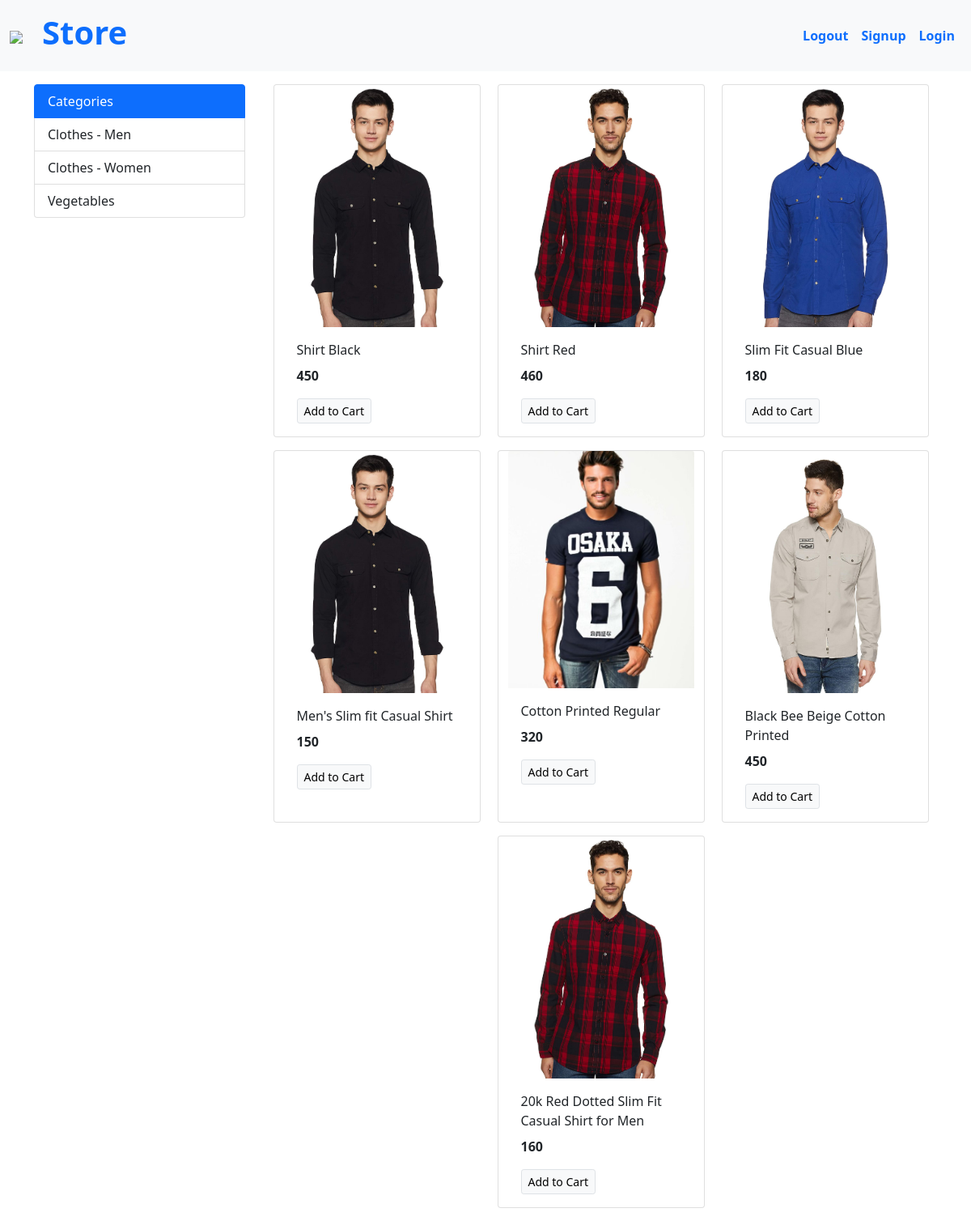
The app's page /?category=1, older data.
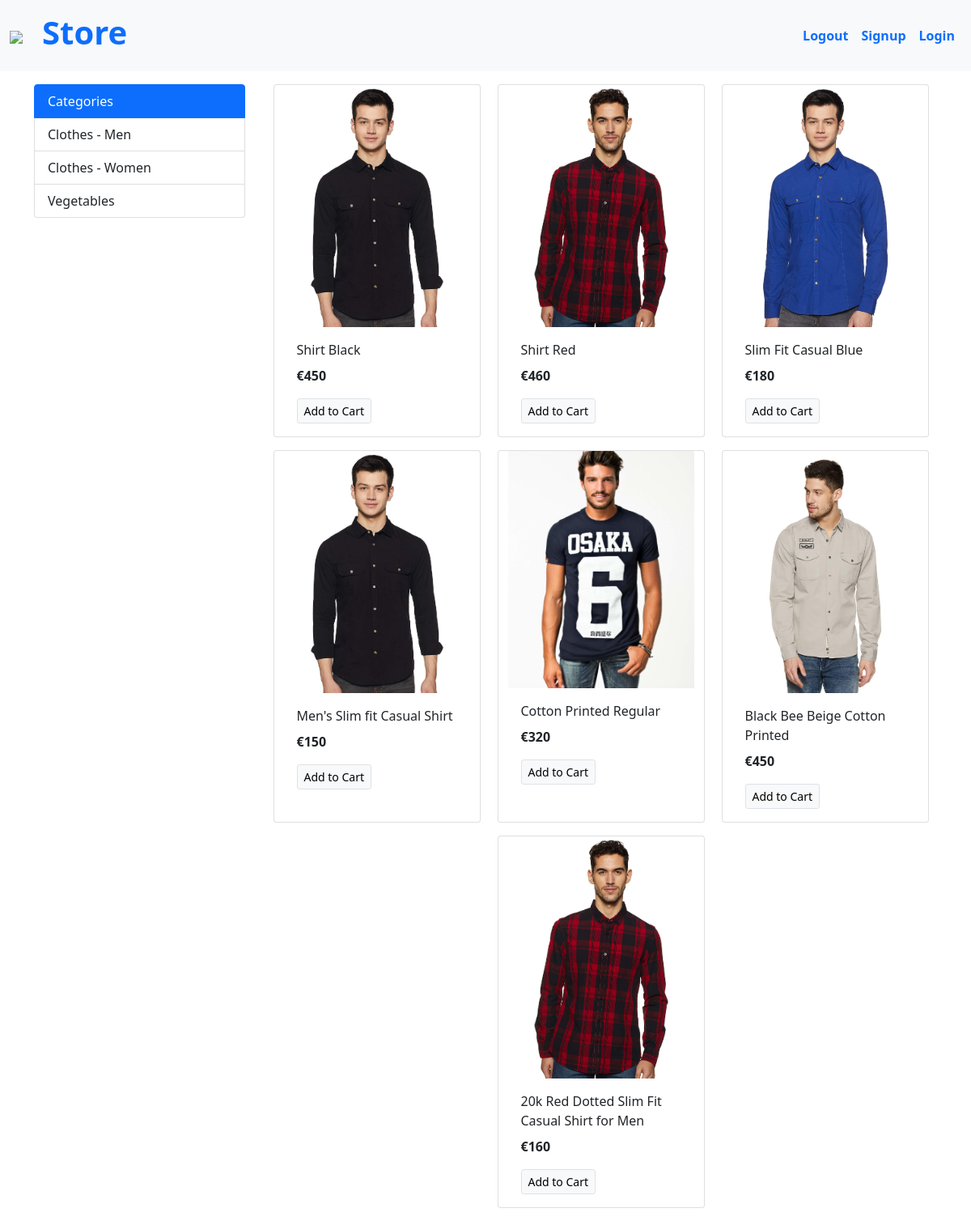
The same page, newer data.
### store/models/category.py (models this page shows, shortened)
class Category(models.Model):
    name = models.CharField(max_length=50)
    @staticmethod
    def get_all_categories():
        return Category.objects.all()

### store/models/product.py (models this page shows, shortened)
class Product(models.Model):
    name = models.CharField(max_length=50)
    price = models.CharField(max_length=50, default='$0')
    category = models.ForeignKey(Category, on_delete=models.CASCADE, default=1)
    descriptions = models.CharField(max_length=200, default='', null=True, blank=True)
    image = models.ImageField(upload_to='media/products/')
    @staticmethod
    def get_all_products_by_id(category_id):
        if category_id:
            return Product.objects.filter(category = category_id)
        else:
            return Product.get_all_products

### store/views.py (the view)
# urls.py: path('', views.index, name='homepage'),
def index(request):
    products = None
    categories = Category.get_all_categories()
    categoryID = request.GET.get('category')
    if categoryID:
        products = Product.get_all_products_by_id(categoryID)
    else:
        products = Product.get_all_products()
    data = {}
    data['products'] = products
    data['categories'] = categories
    return render(request, 'index.html', data)

### store/templates/index.html
{% extends "base.html" %}
{% block content %}
<div class="container fluid mt-3">
  <div class="row">
    <div class="col-lg-3 mx-auto">
      <div class="list-group">
        <a href="#" class="list-group-item list-group-item-action active">Categories</a>
        {% for category in categories %}
        <a href="/?category={{category.id}}" class="list-group-item list-group-item-action">{{category.name}}</a>
        {% endfor %}
      </div>
    </div>
    <div id="products" class="col-lg-9 mx-auto">
      <div class="row mx-auto">
        {% for product in products %}
        <div class="card mx-auto mb-3" style="width: 16rem;">
          <img class="card-img-top" src="{{product.image.url}}" alt="...">
          <div class="card-body">
            <p class="card-title">{{product.name}}</p>
            <p class="card-text"><b>{{product.price}}</b></p>
            <a href="#" class="btn btn-light border btn-sm">Add to Cart</a>
          </div>
        </div>
        {% endfor %}
      </div>
    </div>
  </div>
</div>
{% endblock %}

### store/templates/base.html (shortened to what this page needs)
<!doctype html>
<html lang="en">
  <head>
    <link href="https://cdn.jsdelivr.net/npm/bootstrap@5.1.3/dist/css/bootstrap.min.css" rel="stylesheet">
  </head>
  <body>
    <nav class="navbar navbar-expand-lg bg-light">
      <div class="container-fluid">
        <a class="navbar-brand" href="#">
          <img src="https://tse1.mm.bing.net/th?id=OIP.IXYYc_dG5SGLsS6eBL31ZgHaE7&pid=Api&rs=1&c=1&qlt=95&w=84&h=100" >
        </a>
        <div class="collapse navbar-collapse" id="navbarSupportedContent">
          <ul class="navbar-nav me-auto mb-2 mb-lg-0">
            <li class="nav-item ">
              <a class="nav-link active" aria-current="page" href="#"><h1><b>Store</b></h1></a>
          </ul>
          <ul class="navbar-nav my-2 my-lg-0">
            <li class="nav-item">
              <a class="nav-link" aria-current="page" href="#"><b>Logout</b></a>
            </li>
            <li class="nav-item">
              <a class="nav-link" aria-current="page" href="/signup"><b>Signup</b></a>
            </li>
            <li class="nav-item">
              <a class="nav-link" aria-current="page" href="#"><b>Login</b></a>
            </li>
          </ul>
        </div>
      </div>
    </nav>
    {% block content %}{% endblock %}
  </body>
</html>

Row changes from the older to the newer data that the page shows:
changed Product "Shirt Black": price "450" → "€450"
changed Product "Shirt Red": price "460" → "€460"
changed Product "Slim Fit Casual Blue": price "180" → "€180"
changed Product "Men's Slim fit Casual Shirt": price "150" → "€150"
changed Product "Cotton Printed Regular": price "320" → "€320"
changed Product "Black Bee Beige Cotton Printed": price "450" → "€450"
changed Product "20k Red Dotted Slim Fit Casual Shirt for Men": price "160" → "€160"
